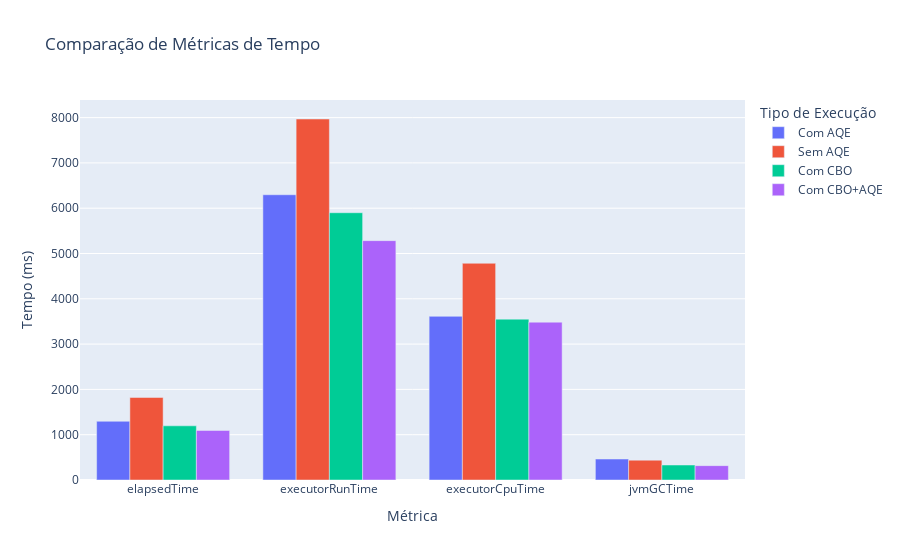

The notebook cell saved with this chart:
### Code cell
# Criar um gráfico de barras agrupadas para métricas de tempo
time_metrics = ["elapsedTime", "executorRunTime", "executorCpuTime", "jvmGCTime"]
fig_time = px.bar(
    df_combined.melt(
        id_vars=['execution_type', 'query'],
        value_vars=time_metrics,
        var_name='metric',
        value_name='value'
    ),
    x='metric',
    y='value',
    color='execution_type',
    barmode='group',
    title='Comparação de Métricas de Tempo',
    labels={'value': 'Tempo (ms)', 'metric': 'Métrica', 'execution_type': 'Tipo de Execução'}
)
fig_time.show()

### Figure 1 — Plotly figure (JSON) as saved in the notebook; plotly's stock layout.template omitted (floating-point values rounded to 4 significant figures)
{"data": [{"alignmentgroup": "True", "hovertemplate": "Tipo de Execução=Com AQE<br>Métrica=%{x}<br>Tempo (ms)=%{y}<extra></extra>", "legendgroup": "Com AQE", "marker": {"color": "#636efa", "pattern": {"shape": ""}}, "name": "Com AQE", "offsetgroup": "Com AQE", "orientation": "v", "showlegend": true, "textposition": "auto", "type": "bar", "x": ["elapsedTime", "executorRunTime", "executorCpuTime", "jvmGCTime"], "xaxis": "x", "y": [1296, 6297, 3613, 463], "yaxis": "y"}, {"alignmentgroup": "True", "hovertemplate": "Tipo de Execução=Sem AQE<br>Métrica=%{x}<br>Tempo (ms)=%{y}<extra></extra>", "legendgroup": "Sem AQE", "marker": {"color": "#EF553B", "pattern": {"shape": ""}}, "name": "Sem AQE", "offsetgroup": "Sem AQE", "orientation": "v", "showlegend": true, "textposition": "auto", "type": "bar", "x": ["elapsedTime", "executorRunTime", "executorCpuTime", "jvmGCTime"], "xaxis": "x", "y": [1822, 7969, 4784, 438], "yaxis": "y"}, {"alignmentgroup": "True", "hovertemplate": "Tipo de Execução=Com CBO<br>Métrica=%{x}<br>Tempo (ms)=%{y}<extra></extra>", "legendgroup": "Com CBO", "marker": {"color": "#00cc96", "pattern": {"shape": ""}}, "name": "Com CBO", "offsetgroup": "Com CBO", "orientation": "v", "showlegend": true, "textposition": "auto", "type": "bar", "x": ["elapsedTime", "executorRunTime", "executorCpuTime", "jvmGCTime"], "xaxis": "x", "y": [1196, 5900, 3551, 331], "yaxis": "y"}, {"alignmentgroup": "True", "hovertemplate": "Tipo de Execução=Com CBO+AQE<br>Métrica=%{x}<br>Tempo (ms)=%{y}<extra></extra>", "legendgroup": "Com CBO+AQE", "marker": {"color": "#ab63fa", "pattern": {"shape": ""}}, "name": "Com CBO+AQE", "offsetgroup": "Com CBO+AQE", "orientation": "v", "showlegend": true, "textposition": "auto", "type": "bar", "x": ["elapsedTime", "executorRunTime", "executorCpuTime", "jvmGCTime"], "xaxis": "x", "y": [1093, 5284, 3484, 317], "yaxis": "y"}], "layout": {"barmode": "group", "legend": {"title": {"text": "Tipo de Execução"}, "tracegroupgap": 0}, "title": {"text": "Comparação de Métricas de Tempo"}, "xaxis": {"anchor": "y", "domain": [0, 1], "title": {"text": "Métrica"}}, "yaxis": {"anchor": "x", "domain": [0, 1], "title": {"text": "Tempo (ms)"}}}}
